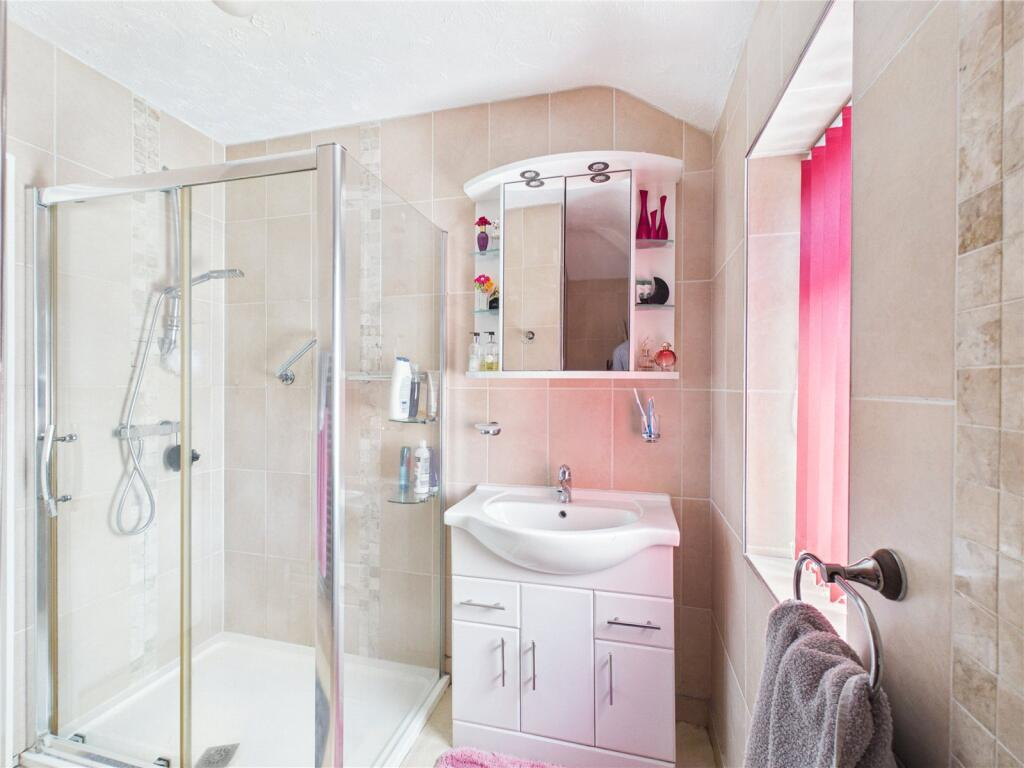
#> input picture reference/listing-91770873/photos/bathroom-1.jpg, 1024 x 768 px
$ python plot-corners.py ../photos/bathroom-1.jpg out.png
#> lines starting #> are read from the running program, lines starting #| are printed output that depends on the picture; after the words box and inside, x2 and y2 are one past the last pixel; in counts of white or black regions, pixels touching at a corner belong together
import sys
import numpy as np
from PIL import Image
im = np.asarray(Image.open(sys.argv[1]).convert("RGB")).astype(int)
x0, y0, x1, y1 = 440, 240, 1400, 1120
c = im[y0:y1, x0:x1]
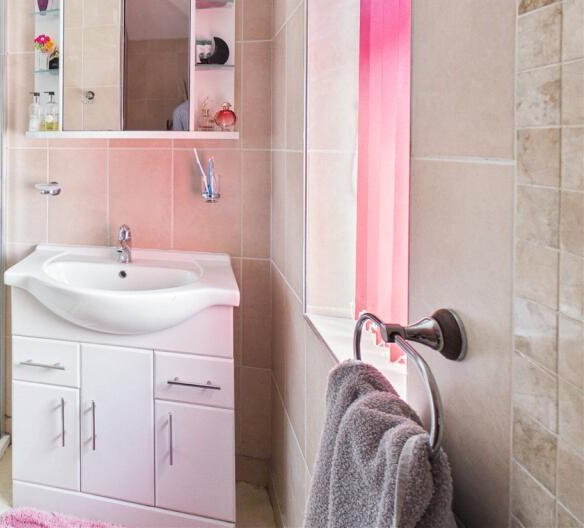
#> c: shape (528, 584, 3) int64; mean R, G, B 191.8, 170.5, 169.4
R, G, B = c[..., 0], c[..., 1], c[..., 2]
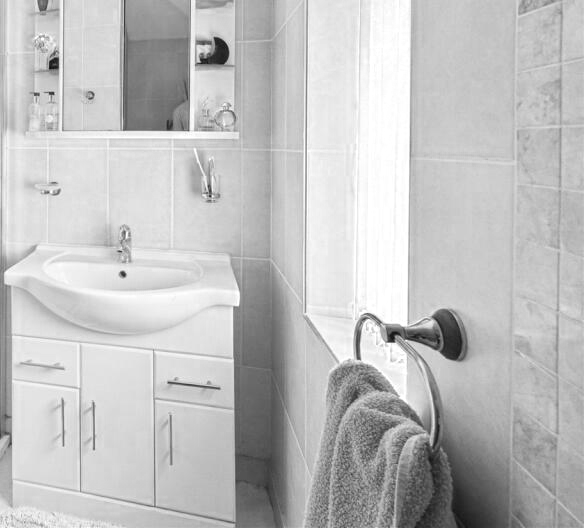
#> R: shape (528, 584) int64; min 15, max 255, mean 191.8
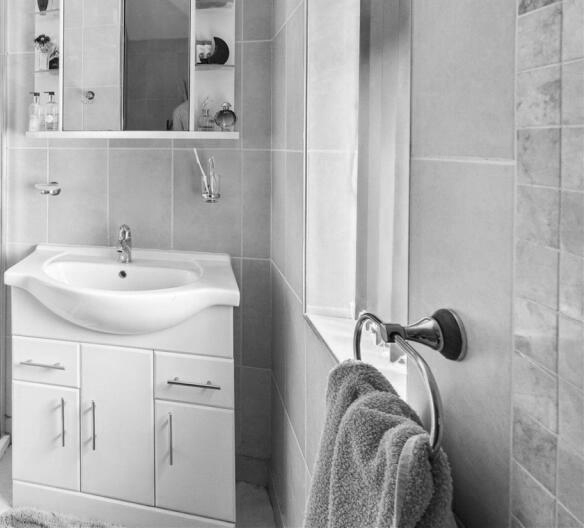
#> G: shape (528, 584) int64; min 3, max 255, mean 170.5
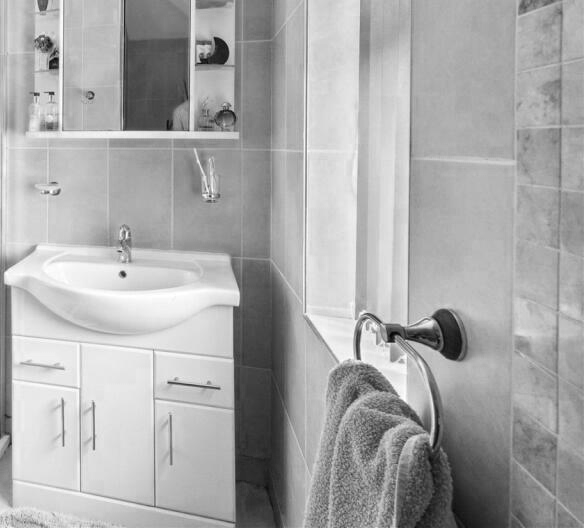
#> B: shape (528, 584) int64; min 5, max 255, mean 169.4
black = (R < 70) & (G < 70) & (B < 70)
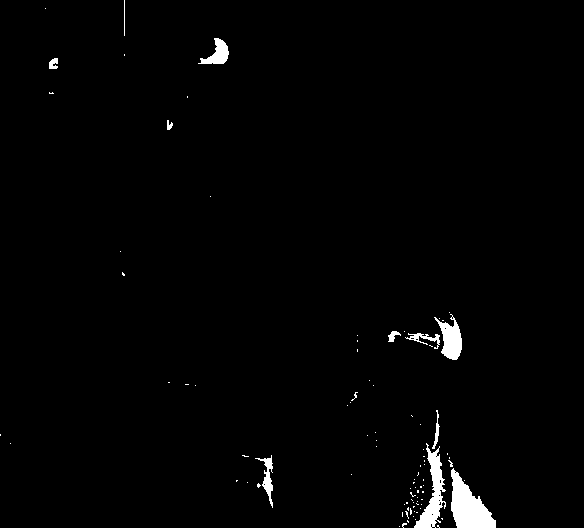
#> black: shape (528, 584) bool; 1.5% white; 91 white regions (80 under 20 px), largest, box (x1, y1, x2, y2) and area: (451, 468, 496, 528) 1470, (414, 443, 446, 528) 1015, (434, 314, 462, 360) 671
ys, xs = np.nonzero(black)
#> ys = 4608 values from 0 to 527; xs = 4608 values, max 495 at index 4164, min 0 at index 1600, mean 401.5
pts = np.stack([xs, ys], 1).astype(float)
#> pts = 4608 pairs, first value 0 to 495, second value 0 to 527
approx = np.array([[142, 236], [459, 108], [627, 662], [295, 768]], float)  # RL, RR, FR, FL (eyeballed)
def seg_dist(p, a, b):
    ab = b - a; t = np.clip(((p - a) @ ab) / (ab @ ab), 0, 1)
    return np.linalg.norm(p - (a + t[:, None] * ab), axis=1)
lines = []
for i in range(4):
    a, b = approx[i], approx[(i + 1) % 4]
    dd = seg_dist(pts, a, b)
    sel = pts[dd < 12]
    # trim near corners to avoid bleed
    ab = b - a; tt = ((sel - a) @ ab) / (ab @ ab)
    sel = sel[(tt > 0.08) & (tt < 0.92)]
    m = sel.mean(0); u, s, vt = np.linalg.svd(sel - m); dirv = vt[0]
    lines.append((m, dirv, len(sel)))
#> this loop made 4 passes
#> (m, vt) on passes 2 to 3: ([nan, nan], [[1, 0], [0, 1]]), ([nan, nan], [[1, 0], [0, 1]])
#> (tt, m, u, s, vt) on pass 1: ([0.228], [210, 196], [1], [0], [[1, 0], [0, 1]])
#> after the loop, lines = [([210, 196], [1, 0], 1), ([nan, nan], [1, 0], 0), ([nan, nan], [1, 0], 0), ([188.2, 384.2], [0.994, 0.108], 5)]
def intersect(l1, l2):
#> called with l1 = ([188.2, 384.2], [0.994, 0.108], 5), l2 = ([210, 196], [1, 0], 1)
    (p, r), (q, s) = (l1[0], l1[1]), (l2[0], l2[1])
#> p = [188.2, 384.2]; r = [0.994, 0.108]; q = [210, 196]; s = [1, 0]
    A = np.array([r, -s]).T; t = np.linalg.solve(A, q - p); return p + t[0] * r
#> after `A = np.array([r, -s]).T`: A = [[0.994, -1], [0.108, 0]]
#> after `t = np.linalg.solve(A, q - p)`: t = [-1746.5, -1758.1]
corners = [intersect(lines[(i - 1) % 4], lines[i]) for i in range(4)]
#> (the run stopped early here; a loop or call above may not have finished)

$ run again, on reference/listing-91770873/photos/bathroom-wc.jpg
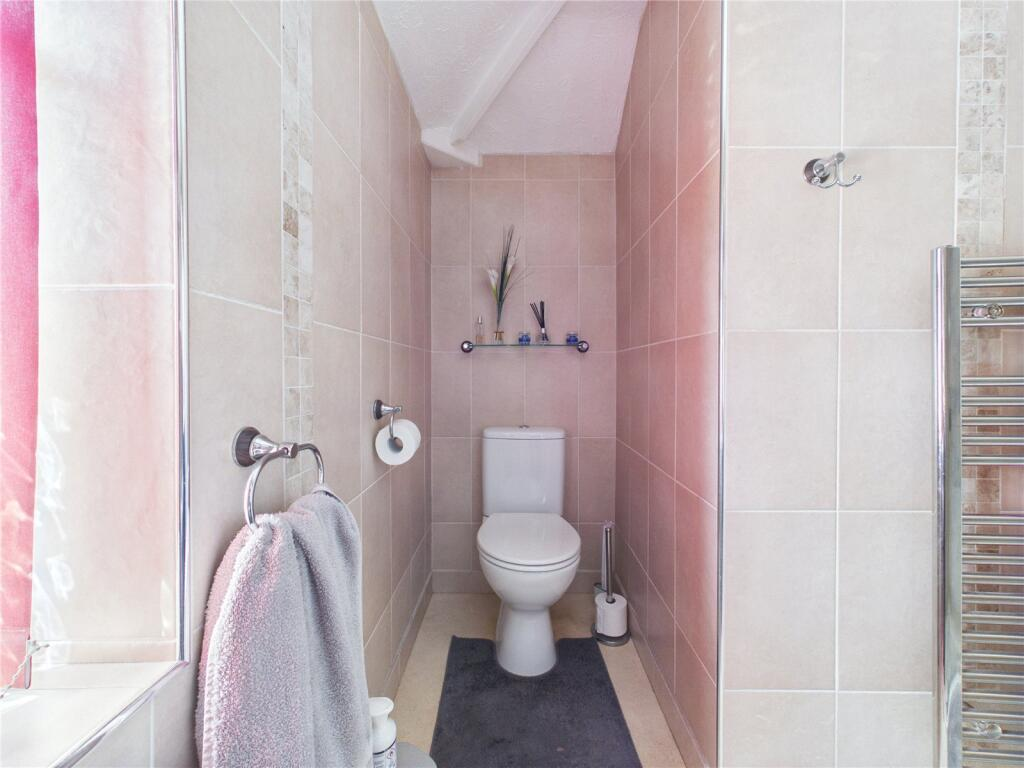
#> input picture reference/listing-91770873/photos/bathroom-wc.jpg, 1024 x 768 px
#> `R, G, B = c[..., 0], c[..., 1], c[..., 2]`:
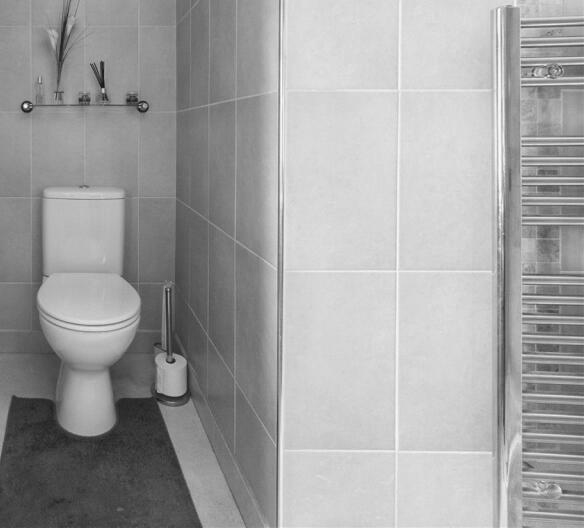
#> G: shape (528, 584) int64; min 21, max 254, mean 161.4
#> `black = (R < 70) & (G < 70) & (B < 70)`:
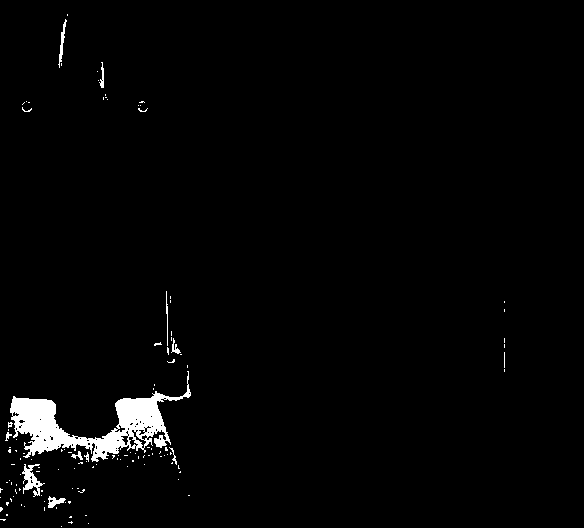
#> black: shape (528, 584) bool; 2.1% white; 124 white regions (113 under 20 px), largest, box (x1, y1, x2, y2) and area: (10, 371, 191, 462) 5088, (22, 464, 45, 497) 305, (58, 19, 67, 68) 127
#> ys = 6379 values from 14 to 526; xs = 6379 values, max 504 at index 272, min 0 at index 6102, mean 90.43
#> pts = 6379 pairs, first value 0 to 504, second value 14 to 526
#> the loop `for i in range(4):` made 4 passes
#> (m, vt) on passes 1 to 3: ([nan, nan], [[1, 0], [0, 1]]), ([nan, nan], [[1, 0], [0, 1]]), ([nan, nan], [[1, 0], [0, 1]])
#> after the loop `for i in range(4):`: lines = [([nan, nan], [1, 0], 0), ([nan, nan], [1, 0], 0), ([nan, nan], [1, 0], 0), ([175.8, 354.1], [0.223, 0.975], 261)]
#> in intersect, `(p, r), (q, s) = (l1[0], l1[1]), (l2[0], l2[1])`: p = [175.8, 354.1]; r = [0.223, 0.975]; q = [nan, nan]; s = [1, 0]
#> A = [[0.223, -1], [0.975, 0]]
#> t = [nan, nan]

$ run again, on reference/listing-91770873/photos/bedroom-1-1.jpg
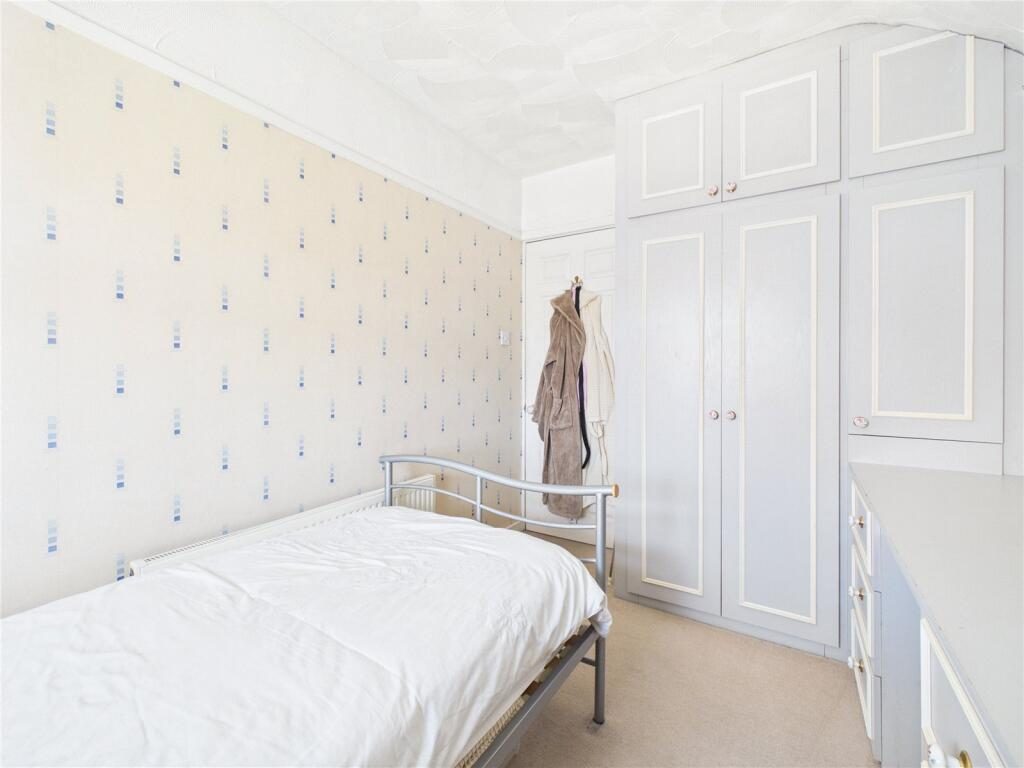
#> input picture reference/listing-91770873/photos/bedroom-1-1.jpg, 1024 x 768 px
#> `R, G, B = c[..., 0], c[..., 1], c[..., 2]`:
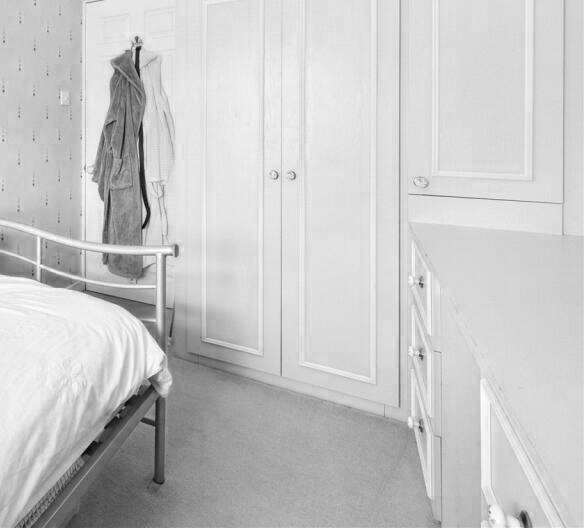
#> B: shape (528, 584) int64; min 2, max 255, mean 199.5
#> `black = (R < 70) & (G < 70) & (B < 70)`:
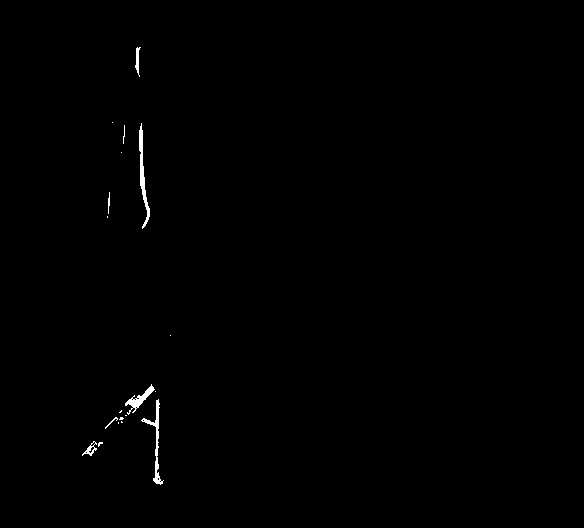
#> black: shape (528, 584) bool; 0.4% white; 19 white regions (11 under 20 px), largest, box (x1, y1, x2, y2) and area: (139, 123, 150, 229) 368, (141, 399, 164, 485) 334, (125, 384, 155, 415) 247
#> ys = 1231 values from 47 to 484; xs = 1231 values, max 170 at index 506, min 82 at index 1101, mean 138.9
#> pts = 1231 pairs, first value 82 to 170, second value 47 to 484
#> the loop `for i in range(4):` made 4 passes
#> m on passes 1 to 3: [nan, nan], [nan, nan], [nan, nan]
#> after the loop `for i in range(4):`: lines = [([nan, nan], [1, 0], 0), ([nan, nan], [1, 0], 0), ([nan, nan], [1, 0], 0), ([170, 335], [1, 0], 1)]
#> in intersect, `(p, r), (q, s) = (l1[0], l1[1]), (l2[0], l2[1])`: p = [170, 335]; r = [1, 0]; q = [nan, nan]; s = [1, 0]
#> A = [[1, -1], [0, 0]]

$ run again, on reference/listing-91770873/photos/bedroom-1-2.jpg
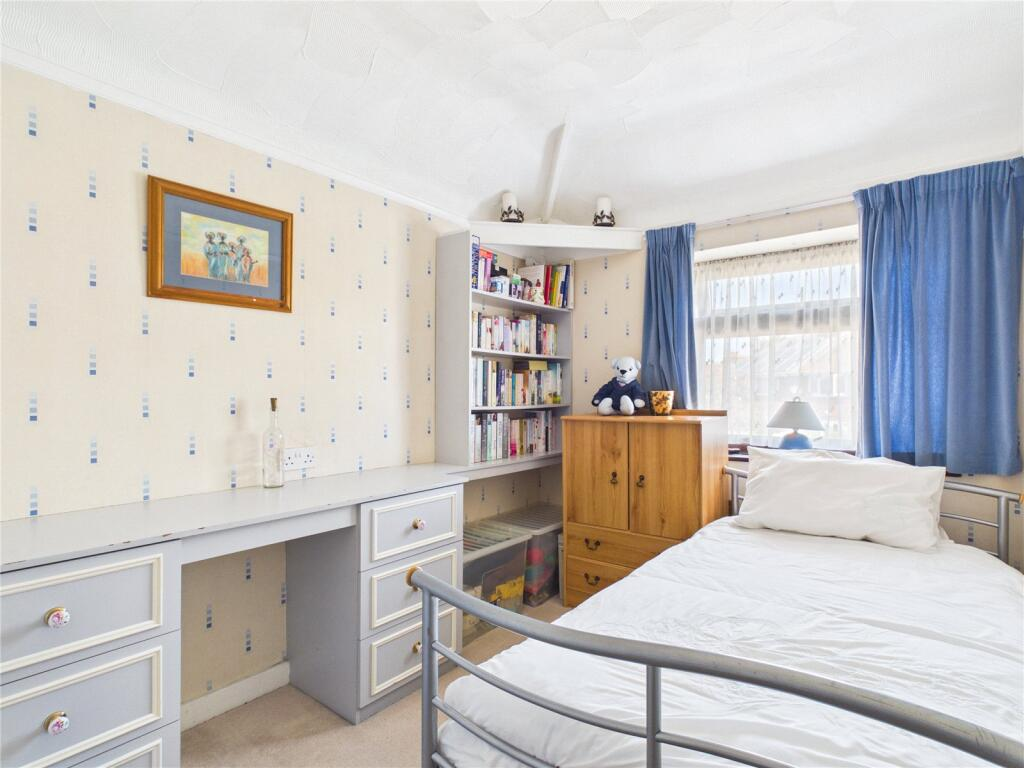
#> input picture reference/listing-91770873/photos/bedroom-1-2.jpg, 1024 x 768 px
#> `R, G, B = c[..., 0], c[..., 1], c[..., 2]`:
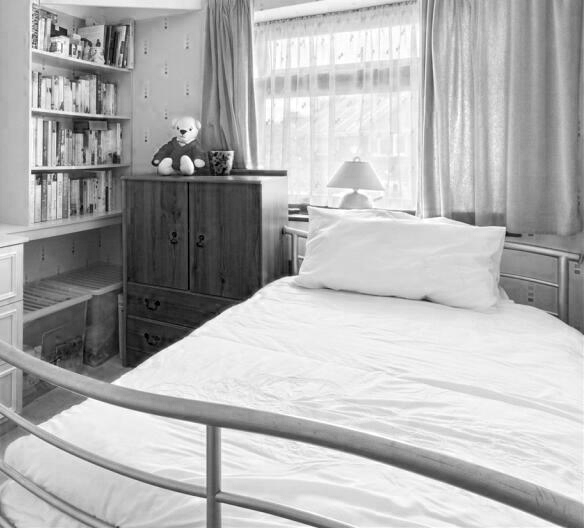
#> B: shape (528, 584) int64; min 0, max 255, mean 177.5
#> `black = (R < 70) & (G < 70) & (B < 70)`:
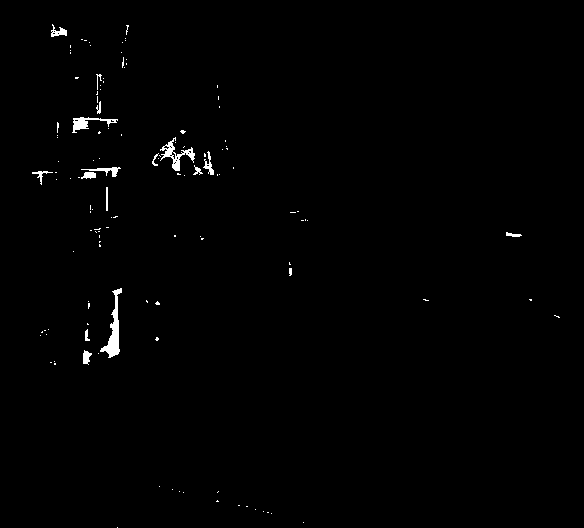
#> black: shape (528, 584) bool; 0.75% white; 126 white regions (109 under 20 px), largest, box (x1, y1, x2, y2) and area: (100, 288, 122, 358) 511, (160, 137, 195, 171) 345, (72, 117, 118, 133) 255
#> ys = 2306 values from 24 to 527; xs = 2306 values, max 559 at index 1754, min 32 at index 1174, mean 134.8
#> pts = 2306 pairs, first value 32 to 559, second value 24 to 527
#> the loop `for i in range(4):` made 4 passes
#> (m, s, vt) on passes 2, 4: ([508.9, 237.9], [66.62, 4.37], [[0.314, 0.949], [-0.949, 0.314]]), ([176.1, 364.4], [413, 5.68], [[0.294, 0.956], [0.956, -0.294]])
#> after the loop `for i in range(4):`: lines = [([174.3, 235.3], [0.707, -0.707], 3), ([508.9, 237.9], [0.314, 0.949], 16), ([nan, nan], [1, 0], 0), ([176.1, 364.4], [0.294, 0.956], 19)]
#> in intersect, `(p, r), (q, s) = (l1[0], l1[1]), (l2[0], l2[1])`: p = [176.1, 364.4]; r = [0.294, 0.956]; q = [174.3, 235.3]; s = [0.707, -0.707]
#> A = [[0.294, -0.707], [0.956, 0.707]]
#> t = [-104.7, -41.07]
#> corners = [[145.3, 264.4], [425, -15.36], [nan, nan], [nan, nan]]
#> the loop `for nme, cc in zip(names, corners): print(nme, np.round(cc, 1))` made 4 passes
#> (printed output is left out)
#> the loop `for i, l in enumerate(lines): print("edge", i, "n px", l[2], "angle", ..` made 4 passes
#> (printed output is left out)
